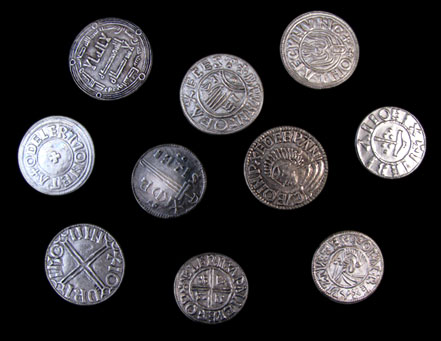
//> input picture Lab04/imgs/coins1.png, 441 x 341 px
$ ./CoinCounter imgs/coins1.png   (built with g++ and OpenCV 4)
//> lines starting //> are read from the running program, lines starting //| are printed output that depends on the picture
// header inclusion
#include <stdio.h>
#include <opencv/cv.h>        //you may need to
#include <opencv/highgui.h>   //adjust import locations
#include <opencv/cxcore.h>    //depending on your machine setup
#include <math.h>       /* atan */

#define PI 3.14159265

using namespace cv;

void Sobel(
	cv::Mat &input,
	cv::Mat &OutputX,
	cv::Mat &OutputY,
	cv::Mat &Magnitude,
	cv::Mat &Direction
    );

int main( int argc, char** argv )
{

 // LOADING THE IMAGE
 char* imageName = argv[1];

 Mat image;
 image = imread( imageName, 1 );
//> image is the input picture: 341 rows x 441 cols, CV_8UC3; mean B, G, R 45.1, 43, 44.5

 if( argc != 2 || !image.data )
 {
   printf( " No image data \n " );
   return -1;
 }

 // CONVERT COLOUR, BLUR AND SAVE
 Mat gray_image;
 Mat imageX;
 Mat imageY;
 Mat Magnitude;
 Mat Direction;
 cvtColor( image, gray_image, CV_BGR2GRAY );
 cvtColor( image, imageX, CV_BGR2GRAY );
 cvtColor( image, imageY, CV_BGR2GRAY );
 cvtColor( image, Magnitude, CV_BGR2GRAY );
 cvtColor( image, Direction, CV_BGR2GRAY );

 Sobel(gray_image, imageX, imageY, Magnitude, Direction);

 imwrite( "imgs/gradX.png", imageX );
 imwrite( "imgs/gradY.png", imageY );
 imwrite( "imgs/magnitude.png", Magnitude );
 imwrite( "imgs/direction.png", Direction );

 return 0;
}

void Sobel(cv::Mat &input, cv::Mat &OutputX, cv::Mat &OutputY, cv::Mat &Magnitude, cv::Mat &Direction)
{
	// intialise the output using the input
	OutputX.create(input.size(), input.type());
	OutputY.create(input.size(), input.type());
	Magnitude.create(input.size(), input.type());
	Direction.create(input.size(), input.type());

    double WorkX[input.rows][input.cols];
    double WorkY[input.rows][input.cols];

	// Derivative in x direction ketnal
    float dataX[] = {1, 0, -1, 2, 0, -2, 1, 0, -1};
    cv::Mat kernelX(3, 3, CV_32F, dataX);

	// Derivative in y direction ketnal
    float dataY[] = {1, 2, 1, 0, 0, 0, -1, -2, -1};
    cv::Mat kernelY(3, 3, CV_32F, dataY);


	int kernelRadiusX = ( kernelX.size[0] - 1 ) / 2;
	int kernelRadiusY = ( kernelX.size[1] - 1 ) / 2;

	cv::Mat paddedInput;
	cv::copyMakeBorder( input, paddedInput, kernelRadiusX, kernelRadiusX, kernelRadiusY, kernelRadiusY, cv::BORDER_REPLICATE );
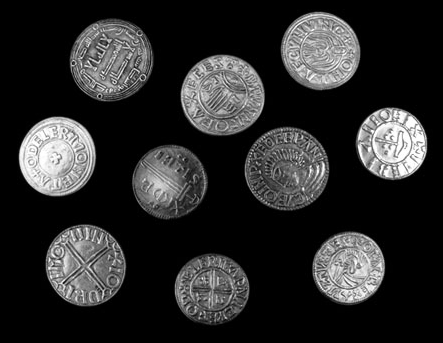
//> paddedInput: 343 rows x 443 cols, CV_8UC1; min 0, max 255, mean 43.3

	for ( int i = 0; i < input.rows; i++ )
	{
		for( int j = 0; j < input.cols; j++ )
		{
            double sumX, sumY;
            sumX = 0.0;
            sumY = 0.0;
			for( int m = -kernelRadiusX; m <= kernelRadiusX; m++ )
			{
				for( int n = -kernelRadiusY; n <= kernelRadiusY; n++ )
				{
					// find the correct indices we are using
					int imagex = i + m + kernelRadiusX;
					int imagey = j + n + kernelRadiusY;
					int kernelx = m + kernelRadiusX;
					int kernely = n + kernelRadiusY;

					// get the values from the padded image and the kernel
					int imageval = ( int ) paddedInput.at<uchar>( imagex, imagey );
					double kernalXval = kernelX.at<double>( kernelx, kernely );
					double kernalYval = kernelY.at<double>( kernelx, kernely );

					// do the multiplication
					sumX += imageval * kernalXval;
					sumY += imageval * kernalYval;
                }
            }
            WorkX[i][j] = sumX;
            WorkY[i][j] = sumY;
        }
    }

    double minX, maxX, minY, maxY;
    minX = minY = 999999999999;
    maxX = maxY = 0;
	for ( int i = 0; i < input.rows; i++ )
	{
		for( int j = 0; j < input.cols; j++ )
		{
            if (WorkX[i][j] > maxX) {
                maxX = WorkX[i][j];
            }
            if (WorkX[i][j] < minX) {
                minX = WorkX[i][j];
            }
            if (WorkY[i][j] > maxY) {
                maxY = WorkY[i][j];
            }
            if (WorkY[i][j] < minY) {
                minY = WorkY[i][j];
            }

        }
    }
//> after the loop, maxX = 348.4; minX = -345.2; maxY = 429.2; minY = -410.1


    double x, y;
    double Mag[input.rows][input.cols];

	for ( int i = 0; i < input.rows; i++ )
	{
		for( int j = 0; j < input.cols; j++ )
		{
            x  = (255 * (WorkX[i][j] - minX) / (maxX - minX));
            y  = (255 * (WorkY[i][j] - minY) / (maxY - minY));
            OutputX.at<uchar>(i, j) = (uchar) x;
            OutputY.at<uchar>(i, j) = (uchar) y;

            Mag[i][j] = sqrt((x * x) + (y * y));

            //result = sqrt((WorkX[i][j] * WorkX[i][j]) + (WorkY[i][j] * WorkY[i][j]));
            //y  = (255 * (WorkY[i][j] - minY) / (maxY - minY));
            //Magnitude.at<uchar>(i, j) = (uchar) sqrt((x * x) + (y * y));
        }
    }
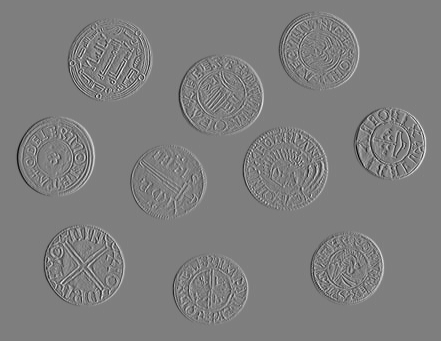
//> OutputX: 341 rows x 441 cols, CV_8UC1; min 0, max 255, mean 126.2
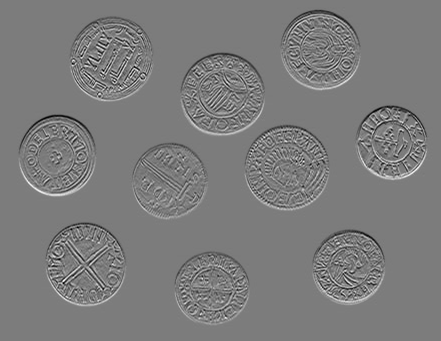
//> OutputY: 341 rows x 441 cols, CV_8UC1; min 0, max 255, mean 123.8
//> after the loop, x = 126.9; y = 124.6

    minX = 999999999999;
    maxX = 0;
	for ( int i = 0; i < input.rows; i++ )
	{
		for( int j = 0; j < input.cols; j++ )
		{
            if (Mag[i][j] > maxX) {
                maxX = Mag[i][j];
            }
            if (Mag[i][j] < minX) {
                minX = Mag[i][j];
            }
        }
    }
//> after the loop, maxX = 344.8; minX = 53.24
	for ( int i = 0; i < input.rows; i++ )
	{
		for( int j = 0; j < input.cols; j++ )
		{
            x  = (255 * (Mag[i][j] - minX) / (maxX - minX));
            Magnitude.at<uchar>(i, j) = (uchar) x;
        }
    }
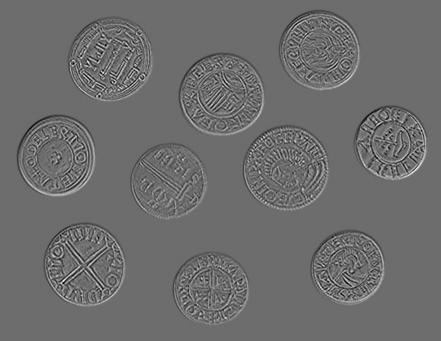
//> Magnitude: 341 rows x 441 cols, CV_8UC1; min 0, max 254, mean 109.2
//> after the loop, x = 109

    minX = 0;
    maxX = 2*PI;

    double result;
    for ( int i = 0; i < input.rows; i++ )
    {
        for( int j = 0; j < input.cols; j++ )
        {
            printf("%f - ", WorkX[i][j]);
            result = atan(WorkY[i][j] / WorkX[i][j]);
            if (result < 0) {
                result = -result;
            }
            //x  = (255 * (result - minX) / (maxX - minX));
            //Direction.at<uchar>(i, j) = (uchar) x;
            Direction.at<uchar>(i, j) = (uchar)(180.0 + result / M_PI * 180.0);
        }
    }
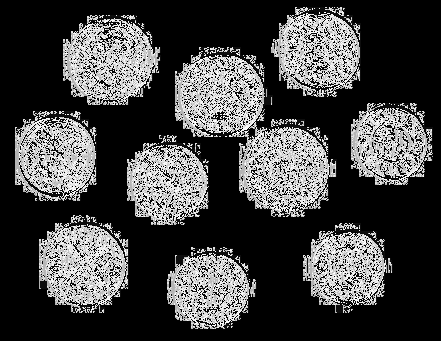
//> Direction: 341 rows x 441 cols, CV_8UC1; min 0, max 255, mean 69.1
//> after the loop, result = nan
}
